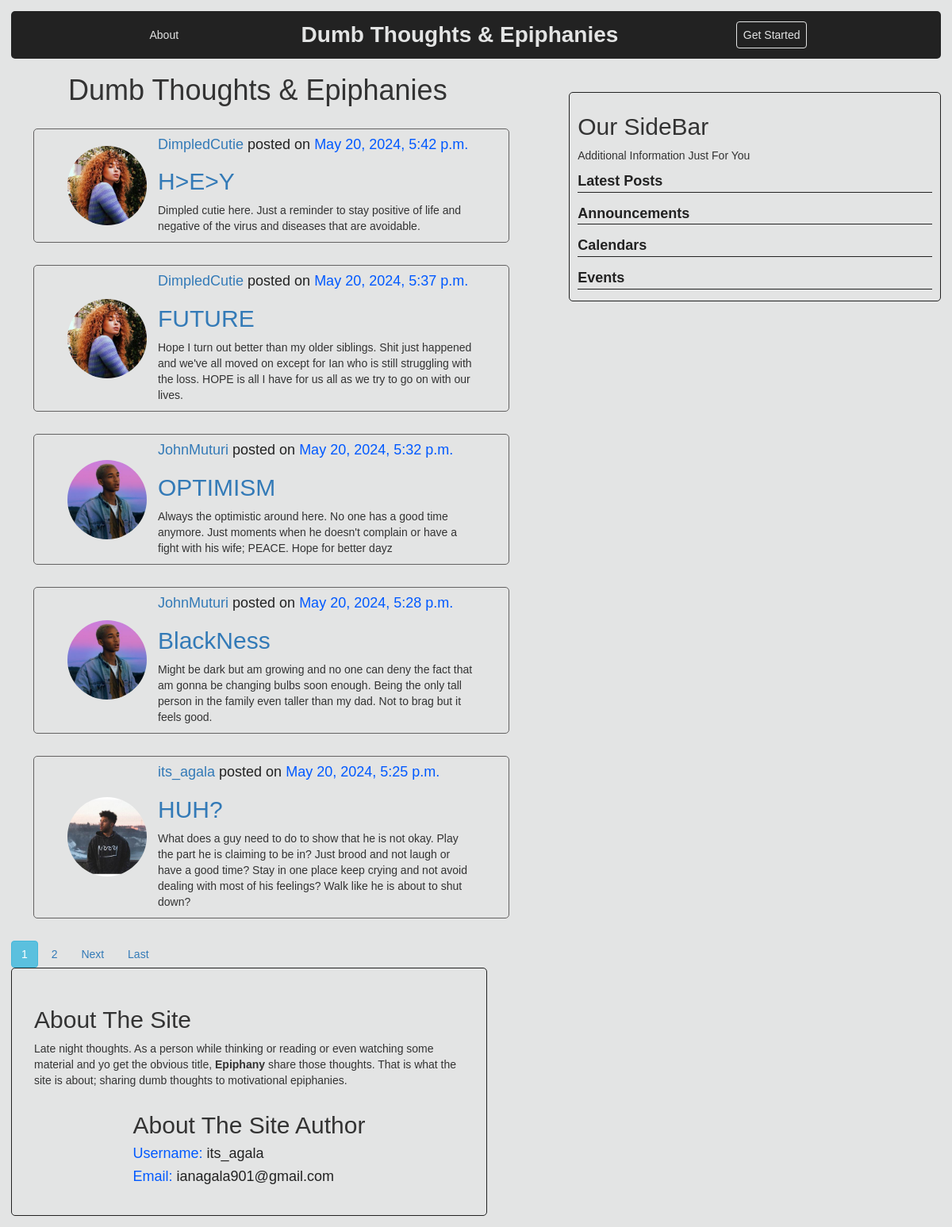
The page / on the database its author committed.
### blog/models.py (models this page shows, shortened)
class Post(models.Model):
    title = models.CharField(max_length=100)
    content = models.TextField()
    date_posted = models.DateTimeField(default=timezone.now)
    author = models.ForeignKey(User, on_delete=models.CASCADE)

### users/models.py (models this page shows, shortened)
class Account(models.Model):
    user = models.OneToOneField(User, on_delete=models.CASCADE)
    image = models.ImageField(default='default.jpg', upload_to='profile_pics')

### blog/views.py (the view)
# urls.py: path('', PostListView.as_view(), name='blog-home'),
class PostListView(ListView):
    model = Post
    template_name = 'blog/home.html'
    context_object_name = 'posts'
    ordering = ['-date_posted']
    paginate_by = 5

### blog/templates/blog/home.html (shortened to what this page needs)
{% extends "blog/base.html" %}
{% block content %}
  <h1 class="title"><u>Dumb Thoughts & Epiphanies</u></h1>
  {% for post in posts %}
  <div class="container">
      <img src="{{post.author.account.image.url}}" alt="Profile Pic" class="pp" width="100px" height="100px">
      <div class="blog-post">
        <h4><a  href="{% url 'user-posts' post.author.username %}">{{post.author.username}} </a><span>posted on </span>{{post.date_posted}}</h4>
        <h2><a  href="{% url 'post-detail' post.id %}">{{post.title}}</a></h2>
        <p>{{post.content}}</p>
      </div>
  </div>
  {% endfor %}
  {% if is_paginated %}
    {% for num in page_obj.paginator.page_range   %}
      {% if page_obj.number == num %}
      <a class="btn btn-info mb-4" href="?page={{num}}">{{num}}</a>
      {% elif num > page_obj.number|add:'-3' and num < page_obj.number|add:'3' %}
      <a class="btn btn-outline-info mb-4" href="?page={{num}}">{{num}}</a>
      {% endif %}
    {% endfor %}
    {% if page_obj.has_next %}
    <a class="btn btn-outline-primary mb-4" href="?page={{page_obj.next_page_number}}">Next</a>
    <a class="btn btn-outline-primary mb-4" href="?page={{page_obj.paginator.num_pages}}">Last</a>
    {% endif %}
  {% endif %}
  <div id="about">
    <div class="about-site">
        <h2>About The Site</h2>
        <p>Late night thoughts. As a person while thinking or reading or even watching some material and yo get the obvious title, <strong>Epiphany</strong> share those thoughts. That is what the site is about; sharing dumb thoughts to motivational epiphanies. </p>
    </div>
    <div class="about-author">
        <h2>About The Site Author</h2>
        <h4>Username: <span>its_agala </span></h4>
        <h4>Email: <span>ianagala901@gmail.com </span></h4>
    </div>
  </div>
{% endblock content %}

### blog/templates/blog/base.html (shortened to what this page needs)
<!DOCTYPE html>
<html lang="en">
  <head>
    <link rel="stylesheet" href="https://cdn.jsdelivr.net/npm/bootstrap@3.4.1/dist/css/bootstrap.min.css">
    {% load static %}
    <link rel="stylesheet" href="{% static 'css/base.css' %}">
  </head>
  <body>
    <nav class="nav">
      <div class="home-about">
          <a href="{% url 'blog-home' %}#about">About</a>
      </div>
      <strong><a href="{% url 'blog-home' %}" class="logo">Dumb Thoughts & Epiphanies</a></strong>
      {% if user.is_authenticated %}
      <div class="register">
        <a href="{% url 'account' %}">{{user.username}}</a>
        <a href="{% url 'post-create' %}">New Post</a>
    </div>
      {% else %}
      <div class="register">
          <a href="{% url 'register' %}">Get Started</a>
      </div>
      {% endif %}
    </nav>
    <div class="home">
      <div class="Post">
        {% block content %}{% endblock %}
      </div>
      <aside class="aside">
        <h2>Our SideBar</h2>
        <p>Additional Information Just For You</p>
        <div class="pss">
            <a href="{% url 'blog-home' %}">Latest Posts</a>
            <a href="#">Announcements</a>
            <a href="#">Calendars</a>
            <a href="#">Events</a>
        </div>
      </aside>
    </div>
  </body>
</html>

### blog/static/css/base.css (style rules this page uses)
* { box-sizing: border-box; font-family: 'PT Sans', sans-serif; text-decoration: none; }
body { background-color: #e3e4e4; padding: 1em; overflow-x: hidden; }
.nav { background-color: #222; padding:1rem 2rem; display: flex; align-items: center; justify-content: space-between; border-radius: 5px; margin-top: 0; }
.logo { font-size: 28px; color: #e3e4e4; }
.home-about a, .register a { color: #e3e4e4; }
.home-about a { padding: 6px; border-radius: 4px; transition: all 0.4s ease-in; }
.register a { background-color: inherit; padding: 8px; border-radius: 4px; border: #e3e4e4 1px groove; transition: all 0.4s ease-in-out; }
.home { display: flex; justify-content: space-between; }
.aside { margin-top: 3em; width: 40%; height: fit-content; border: #222 groove 1px; padding: 6px 10px; padding-bottom: 1em; border-radius: 5px; }
.pss { display: flex; flex-direction: column; gap: 1em; }
.pss a { border-bottom: 1px solid; font-size: 18px; color: #222; font-weight: bold; transition: all 0.4s ease-in-out; }
.title { padding-left:0 2rem; margin-left: 2em; }
.container { display: flex; align-items: center; justify-content:center ; gap: 1em; padding: 0 2em; margin: 2em; border: #636262 1px groove; width: 600px; border-radius: 5px; }
.pp { border-radius: 50%; }
h4 { color: #0059ff; }
span { color: #222; }
#about { width: 50vw; display: flex; align-items: center; justify-content: center; flex-direction: column; padding: 2em; border: #222 1px groove; border-radius: 5px; }

### rows shown on the page
Post: author.account.image (picture), author.username "DimpledCutie", date_posted "May 20, 2024, 5:42 p.m.", title "H>E>Y", content "Dimpled cutie here. Just a reminder to stay positive of life and negative of the virus and diseases that are avoidable."
Post: author.account.image (picture), author.username "DimpledCutie", date_posted "May 20, 2024, 5:37 p.m.", title "FUTURE", content "Hope I turn out better than my older siblings. Shit just happened and we've all moved on except for Ian who is still struggling with the loss. HOPE is all I have for us all as we try to go on with our lives."
Post: author.account.image (picture), author.username "JohnMuturi", date_posted "May 20, 2024, 5:32 p.m.", title "OPTIMISM", content "Always the optimistic around here. No one has a good time anymore. Just moments when he doesn't complain or have a fight with his wife; PEACE. Hope for better dayz"
Post: author.account.image (picture), author.username "JohnMuturi", date_posted "May 20, 2024, 5:28 p.m.", title "BlackNess", content "Might be dark but am growing and no one can deny the fact that am gonna be changing bulbs soon enough. Being the only tall person in the family even taller than my dad. Not to brag but it feels good."
Post: author.account.image (picture), author.username "its_agala", date_posted "May 20, 2024, 5:25 p.m.", title "HUH?", content "What does a guy need to do to show that he is not okay. Play the part he is claiming to be in? Just brood and not laugh or have a good time? Stay in one place keep crying and not avoid dealing with most of his feelings? Walk like he is about to shut down?"

### other values the page prints
{{ num }} "1"
{{ num }} "2"
